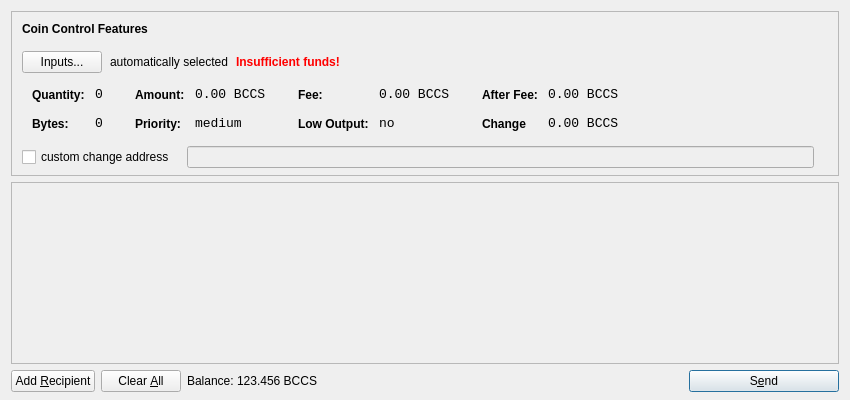
<?xml version="1.0" encoding="UTF-8"?>
<ui version="4.0">
 <class>SendCoinsDialog</class>
 <widget class="QDialog" name="SendCoinsDialog">
  <property name="geometry">
   <rect>
    <x>0</x>
    <y>0</y>
    <width>850</width>
    <height>400</height>
   </rect>
  </property>
  <property name="windowTitle">
   <string>Send Coins</string>
  </property>
  <property name="styleSheet">
   <string notr="true">background-image: url(:/images/b2);</string>
  </property>
  <layout class="QVBoxLayout" name="verticalLayout" stretch="0,1,0">
   <property name="bottomMargin">
    <number>8</number>
   </property>
   <item>
    <widget class="QFrame" name="frameCoinControl">
     <property name="sizePolicy">
      <sizepolicy hsizetype="Expanding" vsizetype="Expanding">
       <horstretch>0</horstretch>
       <verstretch>0</verstretch>
      </sizepolicy>
     </property>
     <property name="maximumSize">
      <size>
       <width>16777215</width>
       <height>16777215</height>
      </size>
     </property>
     <property name="frameShape">
      <enum>QFrame::StyledPanel</enum>
     </property>
     <property name="frameShadow">
      <enum>QFrame::Sunken</enum>
     </property>
     <layout class="QVBoxLayout" name="verticalLayoutCoinControl2">
      <property name="spacing">
       <number>6</number>
      </property>
      <property name="leftMargin">
       <number>0</number>
      </property>
      <property name="topMargin">
       <number>0</number>
      </property>
      <property name="rightMargin">
       <number>0</number>
      </property>
      <property name="bottomMargin">
       <number>6</number>
      </property>
      <item>
       <layout class="QVBoxLayout" name="verticalLayoutCoinControl" stretch="0,0,0,0,1">
        <property name="spacing">
         <number>0</number>
        </property>
        <property name="leftMargin">
         <number>10</number>
        </property>
        <property name="topMargin">
         <number>10</number>
        </property>
        <item>
         <layout class="QHBoxLayout" name="horizontalLayoutCoinControl1">
          <property name="bottomMargin">
           <number>15</number>
          </property>
          <item>
           <widget class="QLabel" name="labelCoinControlFeatures">
            <property name="sizePolicy">
             <sizepolicy hsizetype="Preferred" vsizetype="Maximum">
              <horstretch>0</horstretch>
              <verstretch>0</verstretch>
             </sizepolicy>
            </property>
            <property name="font">
             <font>
              <weight>75</weight>
              <bold>true</bold>
             </font>
            </property>
            <property name="styleSheet">
             <string notr="true">font-weight:bold;</string>
            </property>
            <property name="text">
             <string>Coin Control Features</string>
            </property>
           </widget>
          </item>
         </layout>
        </item>
        <item>
         <layout class="QHBoxLayout" name="horizontalLayoutCoinControl2" stretch="0,0,0,0">
          <property name="spacing">
           <number>8</number>
          </property>
          <property name="bottomMargin">
           <number>10</number>
          </property>
          <item>
           <widget class="QPushButton" name="pushButtonCoinControl">
            <property name="styleSheet">
             <string notr="true"/>
            </property>
            <property name="text">
             <string>Inputs...</string>
            </property>
           </widget>
          </item>
          <item>
           <widget class="QLabel" name="labelCoinControlAutomaticallySelected">
            <property name="text">
             <string>automatically selected</string>
            </property>
            <property name="margin">
             <number>5</number>
            </property>
           </widget>
          </item>
          <item>
           <widget class="QLabel" name="labelCoinControlInsuffFunds">
            <property name="font">
             <font>
              <weight>75</weight>
              <bold>true</bold>
             </font>
            </property>
            <property name="styleSheet">
             <string notr="true">color:red;font-weight:bold;</string>
            </property>
            <property name="text">
             <string>Insufficient funds!</string>
            </property>
            <property name="margin">
             <number>5</number>
            </property>
           </widget>
          </item>
          <item>
           <spacer name="horizontalSpacerCoinControl">
            <property name="orientation">
             <enum>Qt::Horizontal</enum>
            </property>
            <property name="sizeHint" stdset="0">
             <size>
              <width>40</width>
              <height>1</height>
             </size>
            </property>
           </spacer>
          </item>
         </layout>
        </item>
        <item>
         <widget class="QWidget" name="widgetCoinControl" native="true">
          <property name="sizePolicy">
           <sizepolicy hsizetype="Preferred" vsizetype="Preferred">
            <horstretch>0</horstretch>
            <verstretch>0</verstretch>
           </sizepolicy>
          </property>
          <property name="minimumSize">
           <size>
            <width>0</width>
            <height>0</height>
           </size>
          </property>
          <property name="styleSheet">
           <string notr="true"/>
          </property>
          <layout class="QHBoxLayout" name="horizontalLayoutCoinControl5">
           <property name="leftMargin">
            <number>0</number>
           </property>
           <property name="topMargin">
            <number>0</number>
           </property>
           <property name="rightMargin">
            <number>0</number>
           </property>
           <property name="bottomMargin">
            <number>0</number>
           </property>
           <item>
            <layout class="QHBoxLayout" name="horizontalLayoutCoinControl3" stretch="0,0,0,1">
             <property name="spacing">
              <number>20</number>
             </property>
             <property name="topMargin">
              <number>0</number>
             </property>
             <property name="bottomMargin">
              <number>10</number>
             </property>
             <item>
              <layout class="QFormLayout" name="formLayoutCoinControl1">
               <property name="horizontalSpacing">
                <number>10</number>
               </property>
               <property name="verticalSpacing">
                <number>14</number>
               </property>
               <property name="leftMargin">
                <number>10</number>
               </property>
               <property name="topMargin">
                <number>4</number>
               </property>
               <property name="rightMargin">
                <number>6</number>
               </property>
               <item row="0" column="0">
                <widget class="QLabel" name="labelCoinControlQuantityText">
                 <property name="styleSheet">
                  <string notr="true">font-weight:bold;</string>
                 </property>
                 <property name="text">
                  <string>Quantity:</string>
                 </property>
                 <property name="margin">
                  <number>0</number>
                 </property>
                </widget>
               </item>
               <item row="0" column="1">
                <widget class="QLabel" name="labelCoinControlQuantity">
                 <property name="font">
                  <font>
                   <family>Monospace</family>
                   <pointsize>10</pointsize>
                  </font>
                 </property>
                 <property name="cursor">
                  <cursorShape>IBeamCursor</cursorShape>
                 </property>
                 <property name="contextMenuPolicy">
                  <enum>Qt::ActionsContextMenu</enum>
                 </property>
                 <property name="text">
                  <string>0</string>
                 </property>
                 <property name="margin">
                  <number>0</number>
                 </property>
                 <property name="textInteractionFlags">
                  <set>Qt::LinksAccessibleByMouse|Qt::TextSelectableByKeyboard|Qt::TextSelectableByMouse</set>
                 </property>
                </widget>
               </item>
               <item row="1" column="0">
                <widget class="QLabel" name="labelCoinControlBytesText">
                 <property name="styleSheet">
                  <string notr="true">font-weight:bold;</string>
                 </property>
                 <property name="text">
                  <string>Bytes:</string>
                 </property>
                </widget>
               </item>
               <item row="1" column="1">
                <widget class="QLabel" name="labelCoinControlBytes">
                 <property name="font">
                  <font>
                   <family>Monospace</family>
                   <pointsize>10</pointsize>
                  </font>
                 </property>
                 <property name="cursor">
                  <cursorShape>IBeamCursor</cursorShape>
                 </property>
                 <property name="contextMenuPolicy">
                  <enum>Qt::ActionsContextMenu</enum>
                 </property>
                 <property name="text">
                  <string>0</string>
                 </property>
                 <property name="textInteractionFlags">
                  <set>Qt::LinksAccessibleByMouse|Qt::TextSelectableByKeyboard|Qt::TextSelectableByMouse</set>
                 </property>
                </widget>
               </item>
              </layout>
             </item>
             <item>
              <layout class="QFormLayout" name="formLayoutCoinControl2">
               <property name="horizontalSpacing">
                <number>10</number>
               </property>
               <property name="verticalSpacing">
                <number>14</number>
               </property>
               <property name="leftMargin">
                <number>6</number>
               </property>
               <property name="topMargin">
                <number>4</number>
               </property>
               <property name="rightMargin">
                <number>6</number>
               </property>
               <item row="0" column="0">
                <widget class="QLabel" name="labelCoinControlAmountText">
                 <property name="styleSheet">
                  <string notr="true">font-weight:bold;</string>
                 </property>
                 <property name="text">
                  <string>Amount:</string>
                 </property>
                 <property name="margin">
                  <number>0</number>
                 </property>
                </widget>
               </item>
               <item row="0" column="1">
                <widget class="QLabel" name="labelCoinControlAmount">
                 <property name="font">
                  <font>
                   <family>Monospace</family>
                   <pointsize>10</pointsize>
                  </font>
                 </property>
                 <property name="cursor">
                  <cursorShape>IBeamCursor</cursorShape>
                 </property>
                 <property name="contextMenuPolicy">
                  <enum>Qt::ActionsContextMenu</enum>
                 </property>
                 <property name="text">
                  <string>0.00 BCCS</string>
                 </property>
                 <property name="textInteractionFlags">
                  <set>Qt::LinksAccessibleByMouse|Qt::TextSelectableByKeyboard|Qt::TextSelectableByMouse</set>
                 </property>
                </widget>
               </item>
               <item row="1" column="0">
                <widget class="QLabel" name="labelCoinControlPriorityText">
                 <property name="styleSheet">
                  <string notr="true">font-weight:bold;</string>
                 </property>
                 <property name="text">
                  <string>Priority:</string>
                 </property>
                </widget>
               </item>
               <item row="1" column="1">
                <widget class="QLabel" name="labelCoinControlPriority">
                 <property name="font">
                  <font>
                   <family>Monospace</family>
                   <pointsize>10</pointsize>
                  </font>
                 </property>
                 <property name="cursor">
                  <cursorShape>IBeamCursor</cursorShape>
                 </property>
                 <property name="contextMenuPolicy">
                  <enum>Qt::ActionsContextMenu</enum>
                 </property>
                 <property name="text">
                  <string>medium</string>
                 </property>
                 <property name="textInteractionFlags">
                  <set>Qt::LinksAccessibleByMouse|Qt::TextSelectableByKeyboard|Qt::TextSelectableByMouse</set>
                 </property>
                </widget>
               </item>
              </layout>
             </item>
             <item>
              <layout class="QFormLayout" name="formLayoutCoinControl3">
               <property name="horizontalSpacing">
                <number>10</number>
               </property>
               <property name="verticalSpacing">
                <number>14</number>
               </property>
               <property name="leftMargin">
                <number>6</number>
               </property>
               <property name="topMargin">
                <number>4</number>
               </property>
               <property name="rightMargin">
                <number>6</number>
               </property>
               <item row="0" column="0">
                <widget class="QLabel" name="labelCoinControlFeeText">
                 <property name="styleSheet">
                  <string notr="true">font-weight:bold;</string>
                 </property>
                 <property name="text">
                  <string>Fee:</string>
                 </property>
                 <property name="margin">
                  <number>0</number>
                 </property>
                </widget>
               </item>
               <item row="0" column="1">
                <widget class="QLabel" name="labelCoinControlFee">
                 <property name="font">
                  <font>
                   <family>Monospace</family>
                   <pointsize>10</pointsize>
                  </font>
                 </property>
                 <property name="cursor">
                  <cursorShape>IBeamCursor</cursorShape>
                 </property>
                 <property name="contextMenuPolicy">
                  <enum>Qt::ActionsContextMenu</enum>
                 </property>
                 <property name="text">
                  <string>0.00 BCCS</string>
                 </property>
                 <property name="textInteractionFlags">
                  <set>Qt::LinksAccessibleByMouse|Qt::TextSelectableByKeyboard|Qt::TextSelectableByMouse</set>
                 </property>
                </widget>
               </item>
               <item row="1" column="0">
                <widget class="QLabel" name="labelCoinControlLowOutputText">
                 <property name="styleSheet">
                  <string notr="true">font-weight:bold;</string>
                 </property>
                 <property name="text">
                  <string>Low Output:</string>
                 </property>
                </widget>
               </item>
               <item row="1" column="1">
                <widget class="QLabel" name="labelCoinControlLowOutput">
                 <property name="font">
                  <font>
                   <family>Monospace</family>
                   <pointsize>10</pointsize>
                  </font>
                 </property>
                 <property name="cursor">
                  <cursorShape>IBeamCursor</cursorShape>
                 </property>
                 <property name="contextMenuPolicy">
                  <enum>Qt::ActionsContextMenu</enum>
                 </property>
                 <property name="text">
                  <string>no</string>
                 </property>
                 <property name="textInteractionFlags">
                  <set>Qt::LinksAccessibleByMouse|Qt::TextSelectableByKeyboard|Qt::TextSelectableByMouse</set>
                 </property>
                </widget>
               </item>
              </layout>
             </item>
             <item>
              <layout class="QFormLayout" name="formLayoutCoinControl4">
               <property name="horizontalSpacing">
                <number>10</number>
               </property>
               <property name="verticalSpacing">
                <number>14</number>
               </property>
               <property name="leftMargin">
                <number>6</number>
               </property>
               <property name="topMargin">
                <number>4</number>
               </property>
               <property name="rightMargin">
                <number>6</number>
               </property>
               <item row="0" column="0">
                <widget class="QLabel" name="labelCoinControlAfterFeeText">
                 <property name="styleSheet">
                  <string notr="true">font-weight:bold;</string>
                 </property>
                 <property name="text">
                  <string>After Fee:</string>
                 </property>
                 <property name="margin">
                  <number>0</number>
                 </property>
                </widget>
               </item>
               <item row="0" column="1">
                <widget class="QLabel" name="labelCoinControlAfterFee">
                 <property name="font">
                  <font>
                   <family>Monospace</family>
                   <pointsize>10</pointsize>
                  </font>
                 </property>
                 <property name="cursor">
                  <cursorShape>IBeamCursor</cursorShape>
                 </property>
                 <property name="contextMenuPolicy">
                  <enum>Qt::ActionsContextMenu</enum>
                 </property>
                 <property name="text">
                  <string>0.00 BCCS</string>
                 </property>
                 <property name="textInteractionFlags">
                  <set>Qt::LinksAccessibleByMouse|Qt::TextSelectableByKeyboard|Qt::TextSelectableByMouse</set>
                 </property>
                </widget>
               </item>
               <item row="1" column="0">
                <widget class="QLabel" name="labelCoinControlChangeText">
                 <property name="styleSheet">
                  <string notr="true">font-weight:bold;</string>
                 </property>
                 <property name="text">
                  <string>Change</string>
                 </property>
                </widget>
               </item>
               <item row="1" column="1">
                <widget class="QLabel" name="labelCoinControlChange">
                 <property name="font">
                  <font>
                   <family>Monospace</family>
                   <pointsize>10</pointsize>
                  </font>
                 </property>
                 <property name="cursor">
                  <cursorShape>IBeamCursor</cursorShape>
                 </property>
                 <property name="contextMenuPolicy">
                  <enum>Qt::ActionsContextMenu</enum>
                 </property>
                 <property name="text">
                  <string>0.00 BCCS</string>
                 </property>
                 <property name="textInteractionFlags">
                  <set>Qt::LinksAccessibleByMouse|Qt::TextSelectableByKeyboard|Qt::TextSelectableByMouse</set>
                 </property>
                </widget>
               </item>
              </layout>
             </item>
            </layout>
           </item>
          </layout>
         </widget>
        </item>
        <item>
         <layout class="QHBoxLayout" name="horizontalLayoutCoinControl4" stretch="0,0,0">
          <property name="spacing">
           <number>12</number>
          </property>
          <property name="sizeConstraint">
           <enum>QLayout::SetDefaultConstraint</enum>
          </property>
          <property name="topMargin">
           <number>5</number>
          </property>
          <property name="rightMargin">
           <number>5</number>
          </property>
          <item>
           <widget class="QCheckBox" name="checkBoxCoinControlChange">
            <property name="text">
             <string>custom change address</string>
            </property>
           </widget>
          </item>
          <item>
           <widget class="QLineEdit" name="lineEditCoinControlChange">
            <property name="enabled">
             <bool>false</bool>
            </property>
            <property name="sizePolicy">
             <sizepolicy hsizetype="Expanding" vsizetype="Fixed">
              <horstretch>0</horstretch>
              <verstretch>0</verstretch>
             </sizepolicy>
            </property>
           </widget>
          </item>
          <item>
           <widget class="QLabel" name="labelCoinControlChangeLabel">
            <property name="sizePolicy">
             <sizepolicy hsizetype="Preferred" vsizetype="Expanding">
              <horstretch>0</horstretch>
              <verstretch>0</verstretch>
             </sizepolicy>
            </property>
            <property name="minimumSize">
             <size>
              <width>0</width>
              <height>0</height>
             </size>
            </property>
            <property name="text">
             <string/>
            </property>
            <property name="margin">
             <number>3</number>
            </property>
           </widget>
          </item>
         </layout>
        </item>
        <item>
         <spacer name="verticalSpacerCoinControl">
          <property name="orientation">
           <enum>Qt::Vertical</enum>
          </property>
          <property name="sizeHint" stdset="0">
           <size>
            <width>800</width>
            <height>1</height>
           </size>
          </property>
         </spacer>
        </item>
       </layout>
      </item>
     </layout>
    </widget>
   </item>
   <item>
    <widget class="QScrollArea" name="scrollArea">
     <property name="widgetResizable">
      <bool>true</bool>
     </property>
     <widget class="QWidget" name="scrollAreaWidgetContents">
      <property name="geometry">
       <rect>
        <x>0</x>
        <y>0</y>
        <width>830</width>
        <height>172</height>
       </rect>
      </property>
      <layout class="QVBoxLayout" name="verticalLayout_2">
       <property name="leftMargin">
        <number>0</number>
       </property>
       <property name="topMargin">
        <number>0</number>
       </property>
       <property name="rightMargin">
        <number>0</number>
       </property>
       <property name="bottomMargin">
        <number>0</number>
       </property>
       <item>
        <layout class="QVBoxLayout" name="entries">
         <property name="spacing">
          <number>6</number>
         </property>
        </layout>
       </item>
       <item>
        <spacer name="verticalSpacer">
         <property name="orientation">
          <enum>Qt::Vertical</enum>
         </property>
         <property name="sizeHint" stdset="0">
          <size>
           <width>20</width>
           <height>40</height>
          </size>
         </property>
        </spacer>
       </item>
      </layout>
     </widget>
    </widget>
   </item>
   <item>
    <layout class="QHBoxLayout" name="horizontalLayout">
     <item>
      <widget class="QPushButton" name="addButton">
       <property name="toolTip">
        <string>Send to multiple recipients at once</string>
       </property>
       <property name="text">
        <string>Add &amp;Recipient</string>
       </property>
       <property name="icon">
        <iconset resource="../bitcoin.qrc">
         <normaloff>:/icons/add</normaloff>:/icons/add</iconset>
       </property>
       <property name="autoDefault">
        <bool>false</bool>
       </property>
      </widget>
     </item>
     <item>
      <widget class="QPushButton" name="clearButton">
       <property name="sizePolicy">
        <sizepolicy hsizetype="Minimum" vsizetype="Fixed">
         <horstretch>0</horstretch>
         <verstretch>0</verstretch>
        </sizepolicy>
       </property>
       <property name="toolTip">
        <string>Remove all transaction fields</string>
       </property>
       <property name="text">
        <string>Clear &amp;All</string>
       </property>
       <property name="icon">
        <iconset resource="../bitcoin.qrc">
         <normaloff>:/icons/remove</normaloff>:/icons/remove</iconset>
       </property>
       <property name="autoRepeatDelay">
        <number>300</number>
       </property>
       <property name="autoDefault">
        <bool>false</bool>
       </property>
      </widget>
     </item>
     <item>
      <layout class="QHBoxLayout" name="horizontalLayout_2">
       <property name="spacing">
        <number>3</number>
       </property>
       <item>
        <widget class="QLabel" name="label">
         <property name="sizePolicy">
          <sizepolicy hsizetype="Preferred" vsizetype="Fixed">
           <horstretch>0</horstretch>
           <verstretch>0</verstretch>
          </sizepolicy>
         </property>
         <property name="text">
          <string>Balance:</string>
         </property>
        </widget>
       </item>
       <item>
        <widget class="QLabel" name="labelBalance">
         <property name="sizePolicy">
          <sizepolicy hsizetype="Preferred" vsizetype="Fixed">
           <horstretch>0</horstretch>
           <verstretch>0</verstretch>
          </sizepolicy>
         </property>
         <property name="cursor">
          <cursorShape>IBeamCursor</cursorShape>
         </property>
         <property name="text">
          <string>123.456 BCCS</string>
         </property>
         <property name="textInteractionFlags">
          <set>Qt::LinksAccessibleByMouse|Qt::TextSelectableByKeyboard|Qt::TextSelectableByMouse</set>
         </property>
        </widget>
       </item>
      </layout>
     </item>
     <item>
      <spacer name="horizontalSpacer">
       <property name="orientation">
        <enum>Qt::Horizontal</enum>
       </property>
       <property name="sizeHint" stdset="0">
        <size>
         <width>40</width>
         <height>20</height>
        </size>
       </property>
      </spacer>
     </item>
     <item>
      <widget class="QPushButton" name="sendButton">
       <property name="minimumSize">
        <size>
         <width>150</width>
         <height>0</height>
        </size>
       </property>
       <property name="toolTip">
        <string>Confirm the send action</string>
       </property>
       <property name="text">
        <string>S&amp;end</string>
       </property>
       <property name="icon">
        <iconset resource="../bitcoin.qrc">
         <normaloff>:/icons/send</normaloff>:/icons/send</iconset>
       </property>
       <property name="default">
        <bool>true</bool>
       </property>
      </widget>
     </item>
    </layout>
   </item>
  </layout>
 </widget>
 <resources>
  <include location="../bitcoin.qrc"/>
 </resources>
 <connections/>
</ui>
